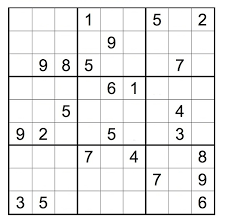
#> input picture fun/sudoku.png, 225 x 224 px, given in place of sudoku.jpg, which was not available
$ jupyter execute --allow-errors new.ipynb
#> lines starting #> are read from the running program, lines starting #| are printed output that depends on the picture; after the words box and inside, x2 and y2 are one past the last pixel; in counts of white or black regions, pixels touching at a corner belong together; pictures that were not available may be replaced by others from this repository, and a replacement may not be noted
[cell 1]
import cv2
import numpy as np
import pytesseract

# Load and preprocess image
img = cv2.imread('sudoku.jpg', cv2.IMREAD_GRAYSCALE)
#> img: shape (224, 225); min 0, max 255, mean 237
blurred = cv2.GaussianBlur(img, (9, 9), 0)
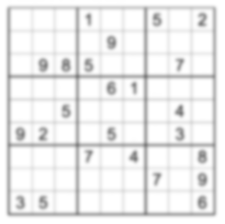
#> blurred: shape (224, 225); min 127, max 255, mean 237
thresh = cv2.adaptiveThreshold(blurred, 255, cv2.ADAPTIVE_THRESH_GAUSSIAN_C, cv2.THRESH_BINARY, 11, 2)
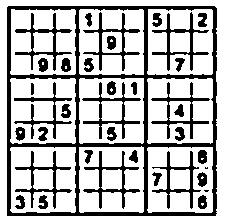
#> thresh: shape (224, 225); 73% white; 37 black regions (2 under 20 px), largest, box (x1, y1, x2, y2) and area: (7, 6, 217, 216) 6099, (152, 12, 209, 71) 619, (15, 13, 72, 71) 616

# Invert image
thresh = cv2.bitwise_not(thresh)
#> thresh: shape (224, 225); 27% white; 37 white regions (2 under 20 px)

# Find contours (sudoku grid)
contours, _ = cv2.findContours(thresh, cv2.RETR_EXTERNAL, cv2.CHAIN_APPROX_SIMPLE)
#> contours = 1 contour; box (x1, y1, x2, y2) and area: (7, 6, 217, 216) 43626
grid_contour = max(contours, key=cv2.contourArea)
#> grid_contour = contour of 64 points, box (x1, y1, x2, y2) (7, 6, 217, 216), area 43626

# Approximate the contour to get the corners of the grid
epsilon = 0.02 * cv2.arcLength(grid_contour, True)
#> epsilon = 16.94
approx = cv2.approxPolyDP(grid_contour, epsilon, True)
#> approx = [[8, 6], [7, 215], [215, 215], [216, 8]]

# Warp the image to a square grid
pts = np.float32([approx[0], approx[1], approx[2], approx[3]])
#> pts = [[8, 6], [7, 215], [215, 215], [216, 8]]
side = max([cv2.norm(approx[0], approx[1]), cv2.norm(approx[1], approx[2])])
#> side = 209
dst = np.float32([[0, 0], [side, 0], [side, side], [0, side]])
#> dst = [[0, 0], [209, 0], [209, 209], [0, 209]]

M = cv2.getPerspectiveTransform(pts, dst)
#> M = [[-0.00961, 1, -5.92], [0.995, 0.00476, -7.99], [-4.6e-05, -4.42e-07, 1]]
warped = cv2.warpPerspective(thresh, M, (int(side), int(side)))
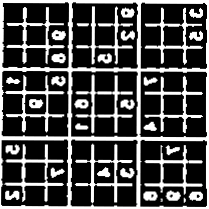
#> warped: shape (209, 209); min 0, max 255, mean 75.7

# Now we can divide the warped image into a 9x9 grid
cell_side = warped.shape[0] // 9
#> cell_side = 23

# Recognize digits using OCR (Tesseract)
sudoku_grid = []
#> (the rest of this cell did not finish here and is left out)
